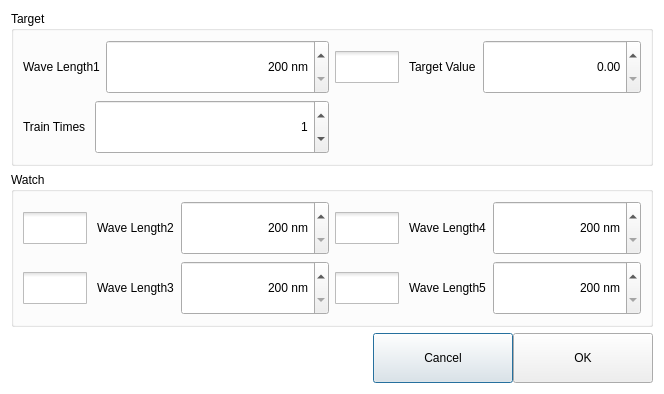
<?xml version="1.0" encoding="UTF-8"?>
<ui version="4.0">
 <class>DyDialog</class>
 <widget class="QDialog" name="DyDialog">
  <property name="geometry">
   <rect>
    <x>0</x>
    <y>0</y>
    <width>664</width>
    <height>380</height>
   </rect>
  </property>
  <property name="windowTitle">
   <string>Dynamics</string>
  </property>
  <property name="styleSheet">
   <string notr="true">QDialog{
	background-color: rgb(255, 255, 255);
}

/*checkbox字体和间距设置*/
QCheckBox{
	spacing: 10px;
	font: 12pt &quot;黑体&quot;;
}

/*checkbox样式设置*/
QCheckBox::indicator { 
	width: 64px;
	height: 32px;
}
/*未选中*/
QCheckBox::indicator::unchecked {	
	image: url(:/icons/uncheck1.png);
}
/*选中*/
QCheckBox::indicator::checked { 
	image: url(:/icons/check1.png);
}

QPushButton,QLabel,QLineEdit,QSpinBox,QDoubleSpinBox{
	min-height:48px;
	font: 12pt &quot;黑体&quot;;
}

QGroupBox{
	font: Bold 14pt &quot;黑体&quot;;
}

/*spinbox 抬起样式*/
QTimeEdit::up-button,QDoubleSpinBox::up-button,QSpinBox::up-button {subcontrol-origin:border;
    subcontrol-position:right;
	image: url(:/icons/up_left.png);
	background-color: rgb(255, 255, 255);
    width: 36px;
    height: 50px;       
}
QTimeEdit::down-button,QDoubleSpinBox::down-button,QSpinBox::down-button {subcontrol-origin:border;
    subcontrol-position:left;
	image: url(:/icons/up_right.png);
	background-color: rgb(255, 255, 255);
    width: 36px;
    height: 50px;
}

/*按钮按下样式*/
QTimeEdit::up-button:pressed,QDoubleSpinBox::up-button:pressed,QSpinBox::up-button:pressed{subcontrol-origin:border;
    subcontrol-position:right;
    image: url(:/icons/up_left.png);
	background-color: rgb(255, 255, 255);
    width: 35px;
    height: 49px;       
}
  
QTimeEdit::down-button:pressed,QDoubleSpinBox::down-button:pressed,QSpinBox::down-button:pressed,QSpinBox::down-button:pressed{
    subcontrol-position:left;
    image: url(:/icons/up_right.png);
	background-color: rgb(255, 255, 255);
    width: 35px;
    height: 49px;   
}
</string>
  </property>
  <layout class="QVBoxLayout" name="verticalLayout">
   <item>
    <widget class="QGroupBox" name="groupBox">
     <property name="title">
      <string>Target</string>
     </property>
     <layout class="QGridLayout" name="gridLayout">
      <item row="0" column="0">
       <layout class="QHBoxLayout" name="horizontalLayout" stretch="0,1">
        <item>
         <widget class="QLabel" name="wl1Label">
          <property name="text">
           <string>Wave Length1</string>
          </property>
         </widget>
        </item>
        <item>
         <widget class="QSpinBox" name="wl1SpinBox">
          <property name="alignment">
           <set>Qt::AlignRight|Qt::AlignTrailing|Qt::AlignVCenter</set>
          </property>
          <property name="suffix">
           <string> nm</string>
          </property>
          <property name="minimum">
           <number>200</number>
          </property>
          <property name="maximum">
           <number>850</number>
          </property>
          <property name="value">
           <number>200</number>
          </property>
         </widget>
        </item>
       </layout>
      </item>
      <item row="0" column="1">
       <layout class="QHBoxLayout" name="horizontalLayout_7" stretch="0,1">
        <item>
         <widget class="QCheckBox" name="tvCheckBox">
          <property name="text">
           <string>Target Value</string>
          </property>
         </widget>
        </item>
        <item>
         <widget class="QDoubleSpinBox" name="tvDoubleSpinBox">
          <property name="alignment">
           <set>Qt::AlignRight|Qt::AlignTrailing|Qt::AlignVCenter</set>
          </property>
          <property name="maximum">
           <double>1000.000000000000000</double>
          </property>
         </widget>
        </item>
       </layout>
      </item>
      <item row="1" column="0">
       <layout class="QHBoxLayout" name="horizontalLayout_6" stretch="0,1">
        <item>
         <widget class="QLabel" name="label_2">
          <property name="text">
           <string>Train Times </string>
          </property>
         </widget>
        </item>
        <item>
         <widget class="QSpinBox" name="mtSpinBox">
          <property name="alignment">
           <set>Qt::AlignRight|Qt::AlignTrailing|Qt::AlignVCenter</set>
          </property>
          <property name="maximum">
           <number>1000</number>
          </property>
          <property name="value">
           <number>1</number>
          </property>
         </widget>
        </item>
       </layout>
      </item>
      <item row="1" column="1">
       <spacer name="horizontalSpacer">
        <property name="orientation">
         <enum>Qt::Horizontal</enum>
        </property>
        <property name="sizeHint" stdset="0">
         <size>
          <width>251</width>
          <height>20</height>
         </size>
        </property>
       </spacer>
      </item>
     </layout>
    </widget>
   </item>
   <item>
    <widget class="QGroupBox" name="groupBox_2">
     <property name="styleSheet">
      <string notr="true">QDialog{
	background-color: rgb(255, 255, 255);
}

/*checkbox字体和间距设置*/
QCheckBox{
	spacing: 10px;
	font: 12pt &quot;黑体&quot;;
}

/*checkbox样式设置*/
QCheckBox::indicator { 
	width: 64px;
	height: 32px;
}
/*未选中*/
QCheckBox::indicator::unchecked {	
	image: url(:/icons/uncheck1.png);
}
/*选中*/
QCheckBox::indicator::checked { 
	image: url(:/icons/check1.png);
}

QPushButton,QLabel,QLineEdit,QSpinBox{
	min-height:48px;
	font: 12pt &quot;黑体&quot;;
}

QGroupBox{
	font: Bold 14pt &quot;黑体&quot;;
}
</string>
     </property>
     <property name="title">
      <string>Watch</string>
     </property>
     <layout class="QVBoxLayout" name="verticalLayout_2">
      <item>
       <layout class="QHBoxLayout" name="horizontalLayout_2">
        <item>
         <widget class="QCheckBox" name="wl2CheckBox">
          <property name="text">
           <string>Wave Length2</string>
          </property>
         </widget>
        </item>
        <item>
         <widget class="QSpinBox" name="wl2SpinBox">
          <property name="alignment">
           <set>Qt::AlignRight|Qt::AlignTrailing|Qt::AlignVCenter</set>
          </property>
          <property name="suffix">
           <string> nm</string>
          </property>
          <property name="minimum">
           <number>200</number>
          </property>
          <property name="maximum">
           <number>850</number>
          </property>
          <property name="value">
           <number>200</number>
          </property>
         </widget>
        </item>
        <item>
         <widget class="QCheckBox" name="wl4CheckBox">
          <property name="text">
           <string>Wave Length4</string>
          </property>
         </widget>
        </item>
        <item>
         <widget class="QSpinBox" name="wl4SpinBox">
          <property name="alignment">
           <set>Qt::AlignRight|Qt::AlignTrailing|Qt::AlignVCenter</set>
          </property>
          <property name="suffix">
           <string> nm</string>
          </property>
          <property name="minimum">
           <number>200</number>
          </property>
          <property name="maximum">
           <number>850</number>
          </property>
         </widget>
        </item>
       </layout>
      </item>
      <item>
       <layout class="QHBoxLayout" name="horizontalLayout_3">
        <item>
         <widget class="QCheckBox" name="wl3CheckBox">
          <property name="text">
           <string>Wave Length3</string>
          </property>
         </widget>
        </item>
        <item>
         <widget class="QSpinBox" name="wl3SpinBox">
          <property name="alignment">
           <set>Qt::AlignRight|Qt::AlignTrailing|Qt::AlignVCenter</set>
          </property>
          <property name="suffix">
           <string> nm</string>
          </property>
          <property name="minimum">
           <number>200</number>
          </property>
          <property name="maximum">
           <number>850</number>
          </property>
         </widget>
        </item>
        <item>
         <widget class="QCheckBox" name="wl5CheckBox">
          <property name="text">
           <string>Wave Length5</string>
          </property>
         </widget>
        </item>
        <item>
         <widget class="QSpinBox" name="wl5SpinBox">
          <property name="alignment">
           <set>Qt::AlignRight|Qt::AlignTrailing|Qt::AlignVCenter</set>
          </property>
          <property name="suffix">
           <string> nm</string>
          </property>
          <property name="minimum">
           <number>200</number>
          </property>
          <property name="maximum">
           <number>850</number>
          </property>
         </widget>
        </item>
       </layout>
      </item>
     </layout>
    </widget>
   </item>
   <item>
    <layout class="QHBoxLayout" name="horizontalLayout_8" stretch="1,0,0">
     <property name="spacing">
      <number>0</number>
     </property>
     <item>
      <spacer name="horizontalSpacer_2">
       <property name="orientation">
        <enum>Qt::Horizontal</enum>
       </property>
       <property name="sizeHint" stdset="0">
        <size>
         <width>40</width>
         <height>20</height>
        </size>
       </property>
      </spacer>
     </item>
     <item>
      <widget class="QPushButton" name="cancelPBtn">
       <property name="minimumSize">
        <size>
         <width>140</width>
         <height>50</height>
        </size>
       </property>
       <property name="text">
        <string>Cancel</string>
       </property>
      </widget>
     </item>
     <item>
      <widget class="QPushButton" name="okPBtn">
       <property name="minimumSize">
        <size>
         <width>140</width>
         <height>50</height>
        </size>
       </property>
       <property name="text">
        <string>OK</string>
       </property>
      </widget>
     </item>
    </layout>
   </item>
  </layout>
 </widget>
 <resources/>
 <connections/>
</ui>
